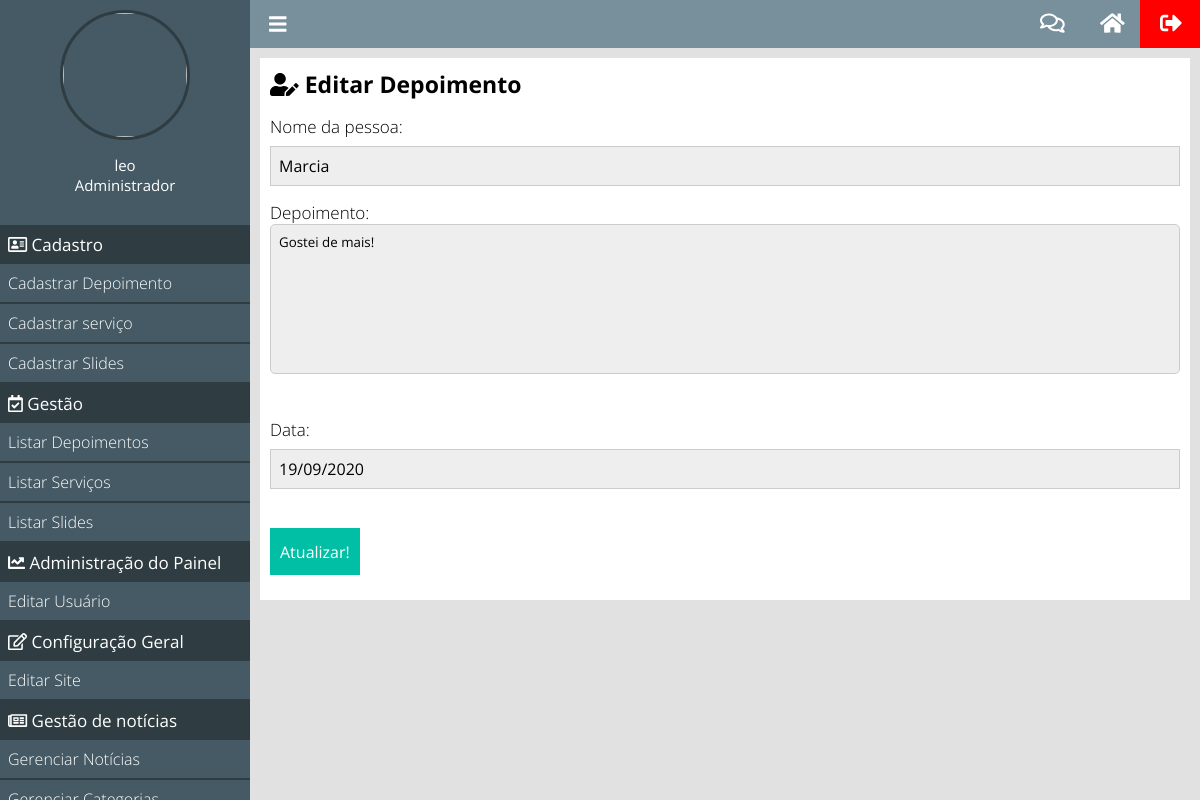
Screenshot of /painel/editar-depoimento?id=28 (signed in) with the database file from the repository.
### classes/MySql.php (called while the page is built)
<?php
    class MySql{
        private static $pdo;
        public static function conectar(){
            if(self::$pdo == null){
				try{
				self::$pdo = new PDO('mysql:host='.HOST.';dbname='.DATABASE,USER,PASSWORD,array(PDO::MYSQL_ATTR_INIT_COMMAND => "SET NAMES utf8"));
				self::$pdo->setAttribute(PDO::ATTR_ERRMODE,PDO::ERRMODE_EXCEPTION);
				}catch(Exception $e){
					echo '<h2>Erro ao conectar</h2>';
				}
			}
			return self::$pdo;
        }
    }

### painel/pages/editar-depoimento.php (the view, shortened to what this page needs)
<?php
    if(isset($_GET['id'])){
        $id = (int)$_GET['id'];
        $depoimento = Painel::select('tb_site.depoimentos','id = ?',array($id));
    }else{
        Painel::alert('erro','Você precisa passar o parametro ID.');
        die();
    }
?>
<div class="box__content">
    <h2><i class="fas fa-user-edit"></i> Editar Depoimento</h2>
    <form method="post" enctype="multipart/form-data">
        <div class="form__group">
            <label>Nome da pessoa:</label>
            <input type="text" name="nome" value="<?php echo $depoimento['nome']; ?>">
        </div>
        <div class="form__group">
            <label>Depoimento:</label>
            <textarea name="depoimento"><?php echo $depoimento['depoimento']; ?></textarea>
        </div>
        <div class="form__group">
            <label>Data:</label>
            <input formato=data type="text" name="data" value="<?php echo $depoimento['data']; ?>">
        </div>
        <div class="form__group">
            <input type="submit" name="acao" value="Atualizar!">
        </div>
    </form>
</div>

### painel/css/style.css (style rules this page uses)
* { margin: 0; padding: 0; box-sizing: border-box; font-family: 'Open Sans'; }
html,body { height: 100%; background-color: rgb(225,225,225); }
body { overflow-x: hidden; }
input[type=text],input[type=number],input[type=password],input[type=email],input[type=text],textarea,select,input[type="file"],input[type=submit],textarea { border: 1px solid #ccc; border-radius: 0; -webkit-appearance: none; -moz-appearance: none; appearance: none; }
textarea { resize: none; overflow-y: auto; }
.box__content form textarea { width: 100%; height: 150px; padding: 8px; margin-bottom: 24px; background-color: #EEEEEE; border: 1px solid #ccc; border-radius: 5px; }
.box__content { padding: 10px; margin-bottom: 15px; background-color: white; }
.box__content h2 { font-weight: bold; font-size: 23px; }
.box__content .form__group { margin: 15px 0; }
.box__content form { display: block; font-size: 17px; font-weight: 300; color: black; }
.box__content form input[type=text], .box__content form input[type=password], .box__content form input[type=number], .box__content form input[type=email] { width: 100%; height: 40px; margin-top: 8px; padding-left: 8px; font-size: 16px; font-weight: normal; color: black; border: 1px solid #ccc; background-color: #EEEEEE; }
.box__content form input[type=submit] { width: auto; height: 47px; padding: 3px 10px; margin-top: 24px; cursor: pointer; font-size: 16px; color: white; background-color: #00bfa5; border: 0; transition: all .3s ease-in-out; }

### rows the page displays
tb_site.depoimentos: nome "Marcia", depoimento "Gostei de mais!", data "19/09/2020"

### other values shown
$_SESSION['nome'] "leo"
pegaCargo($_SESSION['cargo']) "Administrador"
